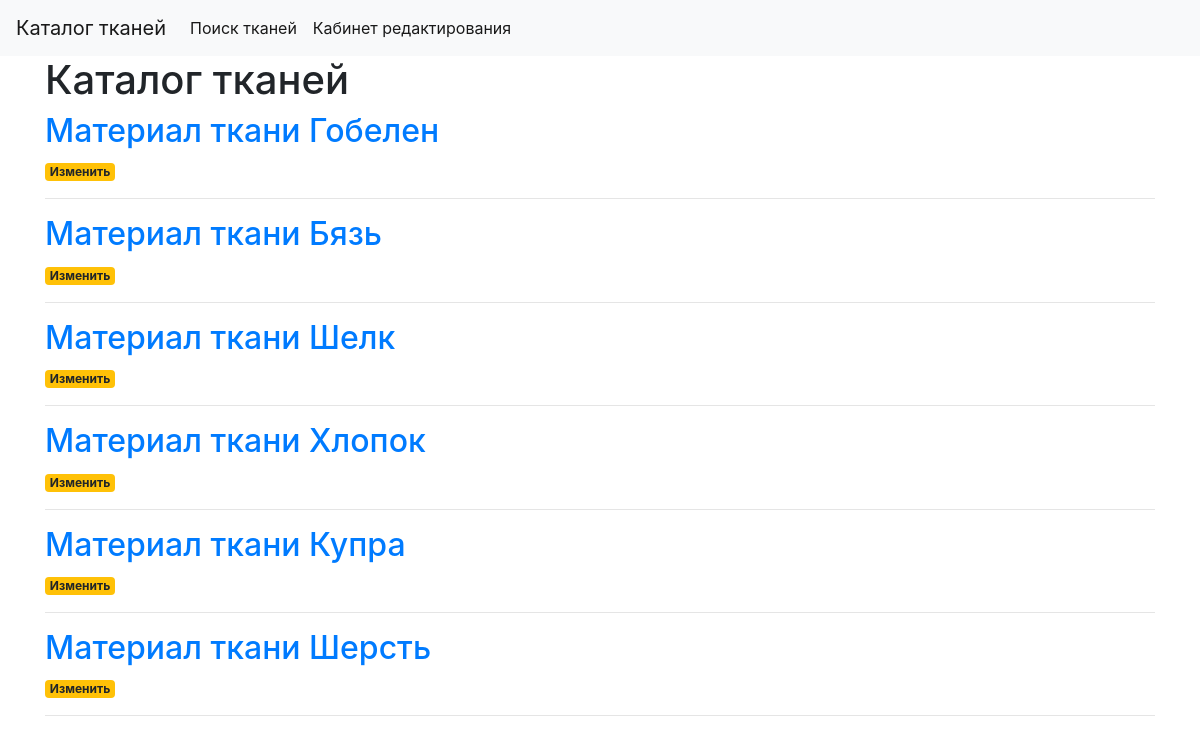
The app's page /allmaterial with its own data.
### tables this page shows
CREATE TABLE материал_ткани (
    id_материала INTEGER PRIMARY KEY AUTOINCREMENT,
    материал TEXT NOT NULL
    
);

### main.py (the view)
@app.route('/allmaterial')
def allmaterial():
    conn = get_db_connection()
    allmaterial = conn.execute('SELECT * FROM материал_ткани').fetchall()
    conn.close()
    return render_template('allmaterial.html', allmaterial=allmaterial)

### main.py (called while the page is built)
def get_db_connection():
    conn = sqlite3.connect('database.db')
    conn.row_factory = sqlite3.Row
    return conn

### templates/allmaterial.html
{% extends 'base.html' %}
{% block content %}
    <h1>{% block title %} Каталог тканей {% endblock %}</h1>
    {% for post in allmaterial %}
        <a href="#">
            <h2>Материал ткани {{ post['материал'] }}</h2>
        </a>
    <a href="{{ url_for('edit_mr', id=post['id_материала']) }}">
            <span class="badge badge-warning">Изменить</span>
        </a>
        <hr>
    {% endfor %}
{% endblock %}

### records on screen
материал_ткани: материал "Гобелен"
материал_ткани: материал "Бязь"
материал_ткани: материал "Шелк"
материал_ткани: материал "Хлопок"
материал_ткани: материал "Купра"
материал_ткани: материал "Шерсть"
